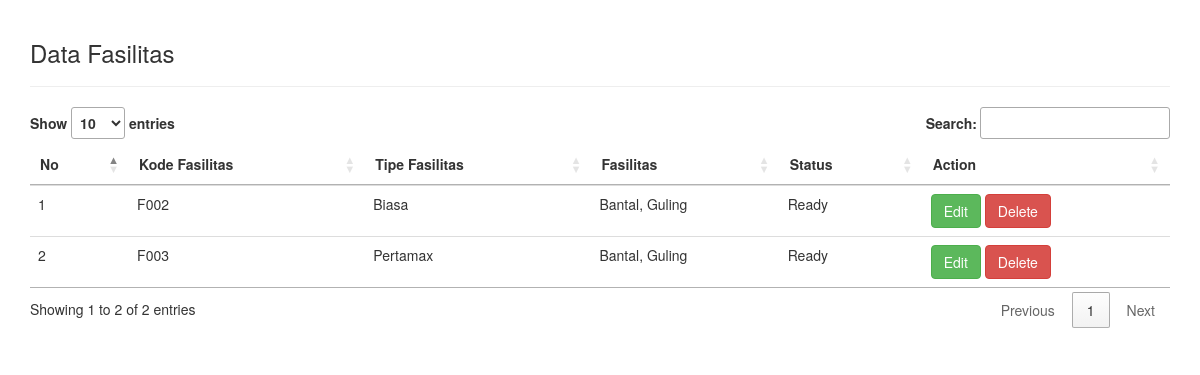
The page /admin/showFasilitas.php on the database its author committed.
### tables this page shows
CREATE TABLE `tb_fasilitas` (
  `id_fasilitas` varchar(25) NOT NULL,
  `tipe_fasilitas` varchar(25) NOT NULL,
  `fasilitas` varchar(25) NOT NULL,
  `status` varchar(25) NOT NULL,
  `flag` int(1) NOT NULL DEFAULT 1
);

### admin/showFasilitas.php (the view, shortened to what this page needs)
<!DOCTYPE html>
<html lang="en">
<head>
<link rel="stylesheet" type="text/css" href="//cdn.datatables.net/1.10.11/css/jquery.dataTables.min.css">
<link rel="stylesheet" href="https://maxcdn.bootstrapcdn.com/bootstrap/3.3.7/css/bootstrap.min.css">
</head>
<body>
<?php
    include 'helper/connection.php';
?>
<div class="container" style="padding-top: 20px; padding-bottom: 20px;">
    <h3>Data Fasilitas</h3>
<hr>
<table class="table table-stripped table-hover datatab" align="center">
    <thead>
        <tr>
            <th>No</th>
            <th>Kode Fasilitas</th>
            <th>Tipe Fasilitas</th>
            <th>Fasilitas</th>
            <th>Status</th>
            <th>Action</th>
        </tr>
    </thead>
<tbody>
<?php
    $sql = "select * from tb_fasilitas where flag = 1";
    $query = mysqli_query($con, $sql);
    $no = 1;
    while ($data = mysqli_fetch_assoc($query)){
?>
<tr>
    <td><?php echo $no++; ?></td>
    <td><?php echo $data['id_fasilitas']; ?></td>
    <td><?php echo $data['tipe_fasilitas']; ?></td>
    <td><?php echo $data['fasilitas']; ?></td>
    <td><?php echo $data['status']; ?></td>
    <td>
    <a href="#" type="button" class="btn btn-success btn-md" data-toggle="modal" data-target="#myModal<?php echo $data['id_fasilitas']; ?>">Edit</a>
    <?php
        $id_fasilitas = $data["id_fasilitas"];
        echo "<a href='proses/deleteFasilitas.php?id=$id_fasilitas' class='btn btn-danger'>Delete</a>";
    ?>
    </td>
</tr>
<?php
    }
?>
</tbody>
</table>
</div>
</body>
</html>

### rows shown on the page
tb_fasilitas: id_fasilitas "F002", tipe_fasilitas "Biasa", fasilitas "Bantal, Guling", status "Ready"
tb_fasilitas: id_fasilitas "F003", tipe_fasilitas "Pertamax", fasilitas "Bantal, Guling", status "Ready"
